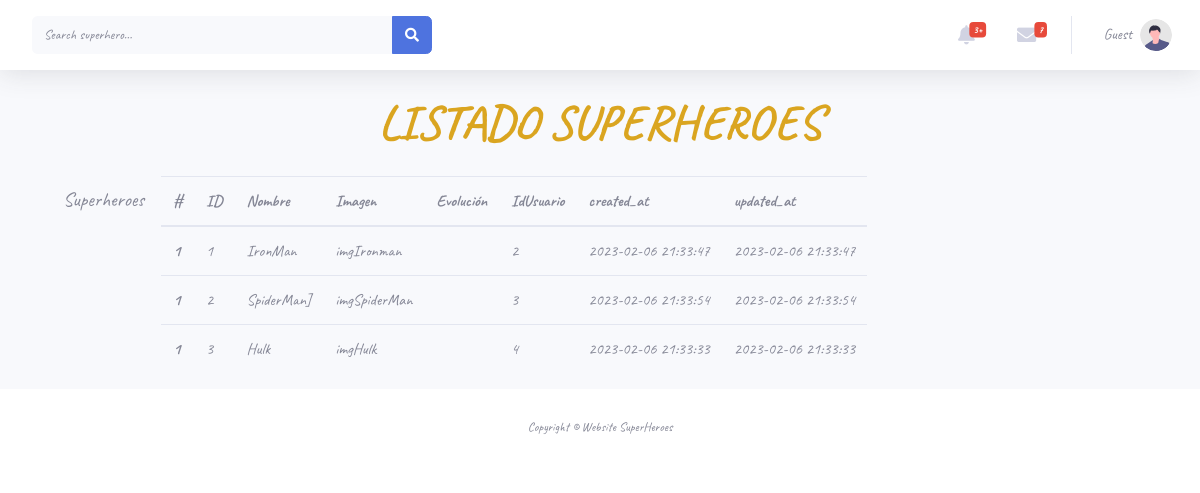
Page /admin/home.php on the committed database.
### tables this page shows
CREATE TABLE `superheroes` (
  `id` int(11) NOT NULL,
  `nombre` varchar(50) NOT NULL,
  `psw` varchar(50) NOT NULL,
  `imagen` varchar(200) NOT NULL,
  `evolución` int(1) NOT NULL,
  `idUsuario` int(11) NOT NULL,
  `created_at` timestamp NOT NULL DEFAULT current_timestamp() ON UPDATE current_timestamp(),
  `updated_at` timestamp NOT NULL DEFAULT current_timestamp() ON UPDATE current_timestamp()
);

### admin/includes/listSuperheroes.inc.php (the view, shortened to what this page needs)
<div class="container">
    <div class="row">
        <div class="row">
            <div class="col-lg-12">
                <a href="#" class="btn btn-lg">Superheroes</a>
            </div>
        </div>
        <div class="row cuadroListado">
            <div class="col-lg-12">
                <table class="table">
                    <thead>
                    <tr>
                        <th scope="col">#</th>
                        <th scope="col">ID</th>
                        <th scope="col">Nombre</th>
                        <th scope="col">Imagen</th>
                        <th scope="col">Evolución</th>
                        <th scope="col">IdUsuario</th>
                        <th scope="col">created_at</th>
                        <th scope="col">updated_at</th>
                    </tr>
                    </thead>
                    <tbody>
                    <?php
                    $connection = connection();
                    $result = $connection->query("SELECT * FROM superheroes");
                    foreach ($result as $row) {
                        echo "<tr>";
                        echo "<th scope='row'>1</th>";
                        echo "<td>" . $row['id'] . "</td>";
                        echo "<td>" . $row['nombre'] . "</td>";
                        echo "<td>" . $row['imagen'] . "</td>";
                        echo "<td>" . $row['evolucion'] . "</td>";
                        echo "<td>" . $row['idUsuario'] . "</td>";
                        echo "<td>" . $row['created_at'] . "</td>";
                        echo "<td>" . $row['updated_at'] . "</td>";
                        echo "</tr>";
                    }
                    ?>
                    </tbody>
                </table>
            </div>
        </div>
    </div>
</div>

### admin/home.php (shortened to what this page needs)
<!DOCTYPE html>
<html lang="en">
<head>
    <link href="../assets/bootstrap/vendor/fontawesome-free/css/all.min.css" rel="stylesheet" type="text/css">
    <link href="../assets/bootstrap/css/sb-admin-2.min.css" rel="stylesheet">
    <link href="../assets/css/style.css" rel="stylesheet">
</head>
<body id="page-top">
<div id="wrapper">
    <div id="content-wrapper" class="d-flex flex-column">
        <div id="content">
            <nav class="navbar navbar-expand navbar-light bg-white topbar mb-4 static-top shadow">
                <form method="post" action="./actions/search.act.php"
                      class="d-none d-sm-inline-block form-inline mr-auto ml-md-3 my-2 my-md-0 mw-100 navbar-search">
                    <div class="input-group">
                        <input type="text" class="form-control bg-light border-0 small" name="search" id="search"
                               placeholder="Search superhero..."
                               aria-label="Search" aria-describedby="basic-addon2">
                        <div class="input-group-append">
                            <button class="btn btn-primary" type="submit">
                                <i class="fas fa-search fa-sm"></i>
                            </button>
                        </div>
                    </div>
                </form>
                <ul class="navbar-nav ml-auto">
                    <li class="nav-item dropdown no-arrow mx-1">
                        <a class="nav-link dropdown-toggle" href="#" id="alertsDropdown" role="button"
                           data-toggle="dropdown" aria-haspopup="true" aria-expanded="false">
                            <i class="fas fa-bell fa-fw"></i>
                            <span class="badge badge-danger badge-counter">3+</span>
                        </a>
                    </li>
                    <li class="nav-item dropdown no-arrow mx-1">
                        <a class="nav-link dropdown-toggle" href="#" id="messagesDropdown" role="button"
                           data-toggle="dropdown" aria-haspopup="true" aria-expanded="false">
                            <i class="fas fa-envelope fa-fw"></i>
                            <span class="badge badge-danger badge-counter">7</span>
                        </a>
                    </li>
                    <li class="nav-item dropdown no-arrow">
                        <a class="nav-link dropdown-toggle" href="#" id="userDropdown" role="button"
                           data-toggle="dropdown" aria-haspopup="true" aria-expanded="false">
                            <span class="mr-2 d-none d-lg-inline text-gray-600 small">Guest</span>
                            <img class="img-profile rounded-circle"
                                 src="../assets/bootstrap/img/undraw_profile.svg" alt="photo">
                        </a>
                    </li>
                </ul>
            </nav>
            <main>
                <h1 class="h1ListSH">Listado SuperHeroes</h1>
                <div>
                    <?php
                    include "./includes/listSuperheroes.inc.php";
                            ?>
                </div>
            </main>
        </div>
        <footer class="sticky-footer bg-white">
            <div class="container my-auto">
                <div class="copyright text-center my-auto">
                    <span>Copyright &copy; Website SuperHeroes</span>
                </div>
            </div>
        </footer>
    </div>
</div>
</body>
</html>

### assets/css/style.css (style rules this page uses)
html,body { background-image: url('https://c4.wallpaperflare.com/wallpaper/24/526/333/iron-man-marvel-comics-wallpaper-preview.jpg'); background-size: cover; background-repeat: no-repeat; height: 100%; font-family: 'Caveat', cursive; }
.container { height: 100%; align-content: center; }
a { color: goldenrod; font-size: 1.2rem; margin-left: 4px; }
.h1ListSH { color: goldenrod; text-align: center!important; font-size: 3rem; font-weight: bold; text-transform: uppercase; margin: 1.5rem; }

### rows in the picture
superheroes: id "1", nombre "IronMan", imagen "imgIronman", idUsuario "2", created_at "2023-02-06 21:33:47", updated_at "2023-02-06 21:33:47"
superheroes: id "2", nombre "SpiderMan]", imagen "imgSpiderMan", idUsuario "3", created_at "2023-02-06 21:33:54", updated_at "2023-02-06 21:33:54"
superheroes: id "3", nombre "Hulk", imagen "imgHulk", idUsuario "4", created_at "2023-02-06 21:33:33", updated_at "2023-02-06 21:33:33"
